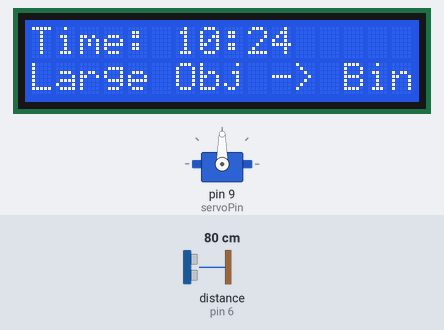
This sketch was run on a simulated Arduino Uno, built with avr-gcc and run on an emulated ATmega328P. Shown: servo, 16×2 character LCD. Wiring (inferred from the names in the program): ultrasonic range finder: trigger pin 7; echo pin 6. The test bench sets the inputs (shaded band); at power-on: distance to the obstacle (sensor on pin 6) 80 cm. The echo pulse lasts 58.3 µs per cm; the local clock reads 2024-03-15 10:24:30 at power-on unless the sketch sets it; what the sketch prints to the serial monitor is not drawn.

Above: at 3.2 s.
3.3 s: distance to the obstacle (sensor on pin 6) set to 13 cm
At 5.9 s:
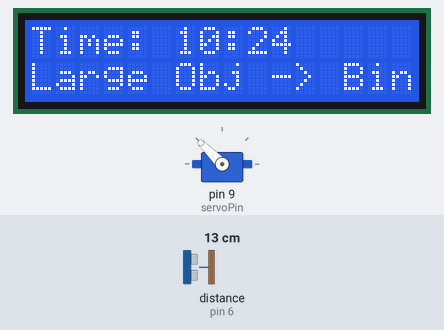
9.7 s: distance to the obstacle (sensor on pin 6) set to 10 cm
At 12.7 s:
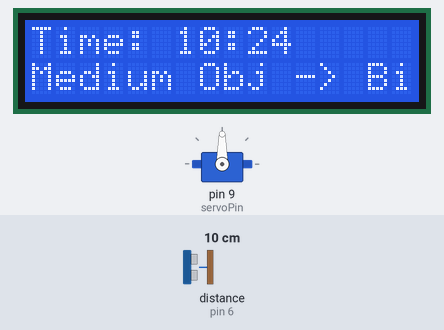
17.4 s: distance to the obstacle (sensor on pin 6) set to 7 cm
21.3 s: distance to the obstacle (sensor on pin 6) set to 4 cm
At 25.7 s:
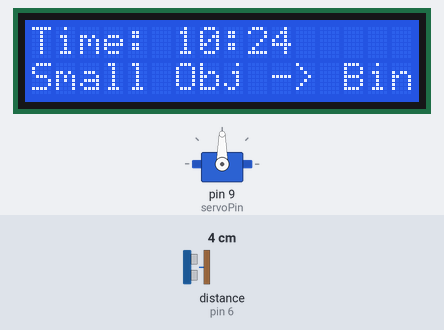
Timing chart, 0 to 30.0 s (numbered marks = the images above; inputs shaded):
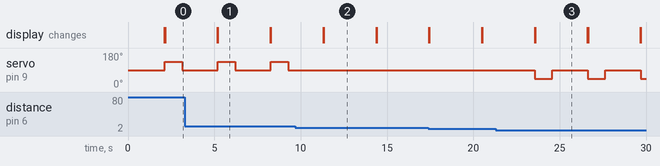

Measured:
- the behaviour switches between 12 and 11 cm on distance to the obstacle (sensor on pin 6) (found by bisection; images 1 and 2)
- the behaviour switches between 6 and 5 cm on distance to the obstacle (sensor on pin 6) (found by bisection; images 2 and 3)
- after the input at 9.7 s, servo on pin 9 (servoPin): stops changing and stays 90°; the display: first differs from a run without the input after 1.6 s (image 2)
- after the input at 21.3 s, servo on pin 9 (servoPin): alternates 90° for 2.0 s and 45° for 1.0 s, starting after 2.3 s; the display: first differs from a run without the input after 2.3 s (image 3)
- by itself, servo on pin 9 (servoPin): alternates 135° for 1.0 s and 90° for 2.0 s
- what the display in image 1 shows lasts 3.0 s, from 5.2 s to 8.2 s

The sketch:

ffff.ino
```cpp
#include <Wire.h>
#include <RTClib.h>
#include <Servo.h>
#include <LiquidCrystal_I2C.h>

// Ultrasonic Sensor Pins
const int trigPin = 7; // Trigger pin
const int echoPin = 6; // Echo pin

#define s3 3
#define s1 4

const int analog1 = s1;
const int analog2 = s3;

// Servo Motor Pin
Servo myServo;
const int servoPin = 9;


// RTC Object
RTC_DS3231 rtc;

// LCD Object
LiquidCrystal_I2C lcd(0x27, 16, 2); // Adjusted I2C address

// Threshold distances for sorting (in cm)
const int smallObject = 5;
const int mediumObject = 10;
const int largeObject = 15;

void setup() {
    // Initialize Serial Monitor
    Serial.begin(9600);

    // Initialize Ultrasonic Sensor Pins
    pinMode(trigPin, OUTPUT);
    pinMode(echoPin, INPUT);

    // Initialize Servo Motor
    myServo.attach(servoPin);
    myServo.write(90); // Initial position of the servo

    // Initialize RTC
    // Wire.begin(s1, s3);
    if (!rtc.begin()) {
        Serial.println("Couldn't find RTC");
        lcd.print("Couldn't find RTC");
        while (1);
    }
    if (rtc.lostPower()) {
        rtc.adjust(DateTime(2024, 12, 20, 12, 0, 0)); // Set RTC to current date/time
    }

    // Initialize LCD
    lcd.init();
    lcd.backlight();
    lcd.setCursor(0, 0);
    lcd.print("Sorting System");
    delay(2000);
    lcd.clear();
}

void loop() {
    DateTime now = rtc.now();
    lcd.setCursor(0, 0);
    lcd.print("Time: ");
    lcd.print(now.hour());
    lcd.print(":");
    lcd.print(now.minute());

    if (now.hour() >= 8 && now.hour() < 18) {
        lcd.setCursor(0, 1);
        lcd.print("System Active  ");
        Serial.println("System Active");

        long distance = measureDistance();
        Serial.print("Distance: ");
        Serial.print(distance);
        Serial.println(" cm");

        lcd.setCursor(0, 1);
        lcd.print("Distance: ");
        lcd.print(distance);
        lcd.print(" cm  ");

        if (distance < smallObject) {
            sortObject(0);
        } else if (distance >= smallObject && distance <= mediumObject) {
            sortObject(1);
        } else if (distance > mediumObject) {
            sortObject(2);
        }
    } else {
        lcd.setCursor(0, 1);
        lcd.print("System Inactive ");
        Serial.println("System Inactive - Outside Working Hours");
    }
    delay(2000);
}

long measureDistance() {
    digitalWrite(trigPin, LOW);
    delayMicroseconds(2);
    digitalWrite(trigPin, HIGH);
    delayMicroseconds(10);
    digitalWrite(trigPin, LOW);

    long duration = pulseIn(echoPin, HIGH);
    long distance = duration * 0.034 / 2;
    return distance;
}

void sortObject(int bin) {
    switch (bin) {
        case 0:
            myServo.write(45);
            Serial.println("Small Object Detected - Moving to Bin 0");
            lcd.setCursor(0, 1);
            lcd.print("Small Obj -> Bin 0");
            break;
        case 1:
            myServo.write(90);
            Serial.println("Medium Object Detected - Moving to Bin 1");
            lcd.setCursor(0, 1);
            lcd.print("Medium Obj -> Bin1");
            break;
        case 2:
            myServo.write(135);
            Serial.println("Large Object Detected - Moving to Bin 2");
            lcd.setCursor(0, 1);
            lcd.print("Large Obj -> Bin 2");
            break;
    }
    delay(1000);
    myServo.write(90);
}
```
